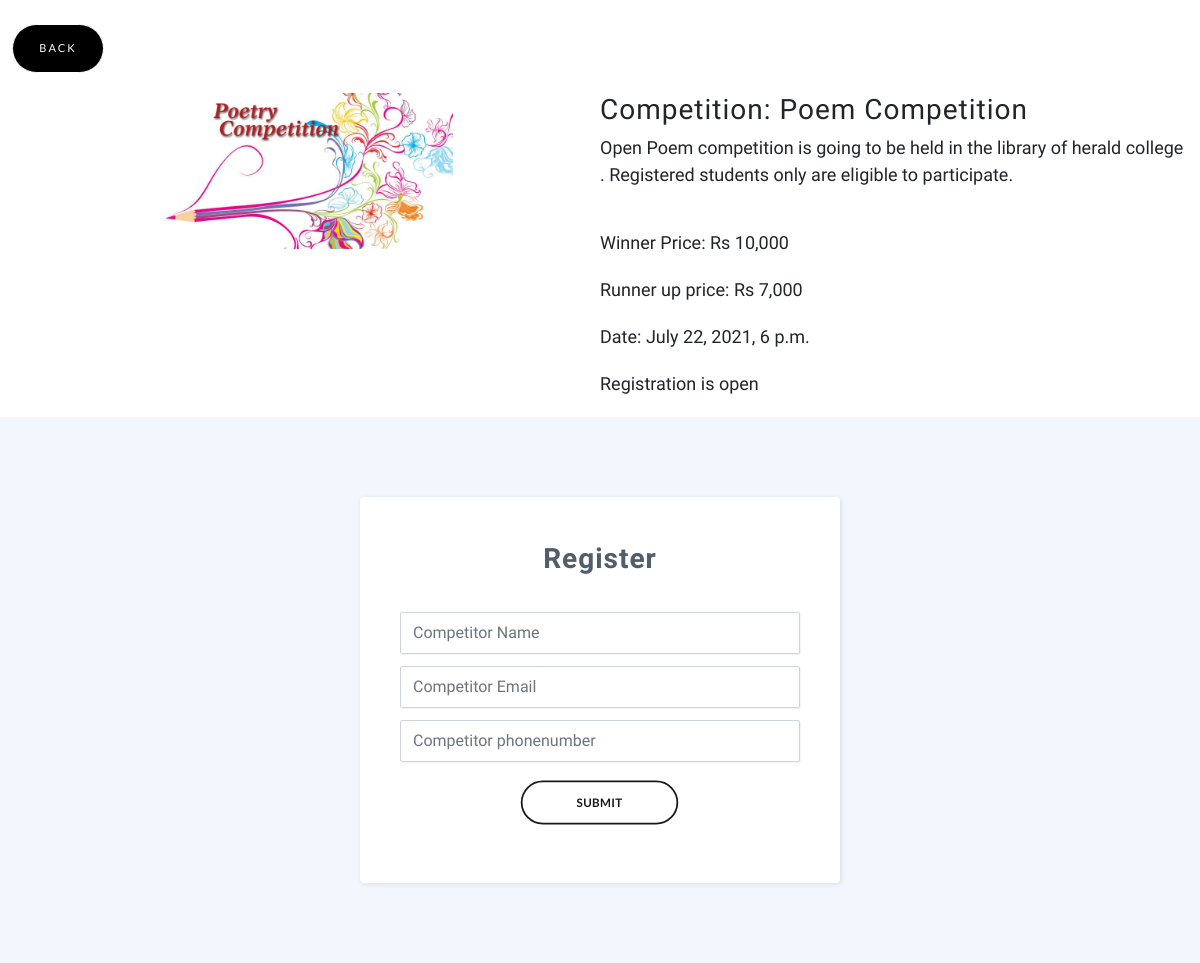
The app's page /competition/1 with its own data.
### event_management/models.py (models this page shows, shortened)
class Competition(models.Model):
    REGISTRATION_STATUS =(
        ('open','open'),
        ('closed','closed'),
        ('notopen','notopen ')
    )
    name = models.CharField(max_length=200)
    competition_date = models.DateTimeField()
    feature_image = models.ImageField(upload_to = "Competitions")
    competition_description = models.TextField()
    winner_price = models.CharField(max_length=100)
    runner_up_price = models.CharField(max_length=100)
    competition_registration_status = models.CharField(max_length=10,choices=REGISTRATION_STATUS,default=REGISTRATION_STATUS[0][0])

### event_management/views.py (the view)
# urls.py: path('competition/<int:competition_id>',views.competition,name="competition"),
def competition(request,competition_id):
    if competition_id:
        competition = Competition.objects.get(id = competition_id)
        if competition:
            form = Competition_Registration()
            return render(request,"event_management/competition.html",{'competition':competition,'form':form})
    return Http404

### event_management/Forms.py
class Competition_Registration(forms.ModelForm):
    class Meta:
        model = Competition_Registration
        fields = [
            'name','email','phonenumber'
        ]
        widgets ={
            'name': forms.TextInput(attrs={
                'placeholder':'Competitor Name',
                'class':'form-control',
                'style':"margin-top: 0px"
            }),
            'email': forms.TextInput(attrs={
               'placeholder':'Competitor Email',
               'class':'form-control',
               'style':"margin-top: 12px"
            }),
            'phonenumber':forms.TextInput(attrs={
                'placeholder':'Competitor phonenumber',
                'class':'form-control',
                'style':"margin-top: 12px"
            })
        }

### templates/event_management/competition.html (shortened to what this page needs)
{% load static %}
<!DOCTYPE html>
<html>
<head>
    <link rel="stylesheet" href="{%static '/assets/bootstrap/css/bootstrap.min.css'%}">
    <link rel="stylesheet" href="https://cdnjs.cloudflare.com/ajax/libs/font-awesome/4.7.0/css/font-awesome.min.css">
    <link rel="stylesheet" href="{%static '/assets/css/Article-List.css'%}">
    <link rel="stylesheet" href="{%static '/assets/css/registration_form.css'%}">
    <link rel="stylesheet" href="{%static '/assets/css/Footer-Basic.css'%}">
</head>
<body>
    <div class="container-fluid" style="padding-top: 24px;">
        <div class="row">
            <div class="col-md-12 d-xl-flex justify-content-xl-start"><a class="btn btn-outline-warning text-end d-flex d-xl-flex justify-content-sm-center justify-content-xl-center align-items-xl-center btn-xl" role="button" href="javascript:history.go(-1)" style="width: 7%;text-align: right;background: #000000;">Back</a></div>
        </div>
        <div class="row g-0" style="margin-top: 20px;">
            <div class="col-md-6 text-center"><img src="{{competition.feature_image.url}}" width="50%" loading="eager"></div>
            <div class="col-md-6">
                <h3 class="name">Competition: {{competition.name}}</h3>
                <p style="width: 100%;">
                    {{competition.competition_description}}
                </p>
                <p style="padding-top: 21px;width: 100%;">
                   Winner Price:  {{competition.winner_price}}
                </p>
                <p style="width: 100%;">
                   Runner up price: {{competition.runner_up_price}}
                </p>
                <div style="text-align: left;width: 100%;">
                    <p>Date: {{competition.competition_date}}</p>
                    <p>Registration is {{competition.competition_registration_status}}</p>
                </div>
            </div>
        </div>
    </div>
    <section class="contact-clean">
{% if registration %}
<h2 class="text-center">Registration Completed </h2>
{%else%}
        {% if competition.competition_registration_status == "open"%}
        <form method="post" action="{{competition.id}}/competition_registration">
            <h2 class="text-center">Register</h2>
            <div class="mb-3">
              {{form.name}}  {{form.email}}  {{form.phonenumber}}
            <div class="d-flex justify-content-sm-center mb-3">
                <button class="btn btn-outline-warning text-end d-sm-flex justify-content-sm-center btn-xl" type="submit" style="padding: 16px 60px;text-align: right;color: rgb(0,0,0);background: #ffffff;border-width: 2px;border-style: solid;transform: scale(0.90);">submit</button></div>
        </form>
        {% elif competition.registration_status == "closed" %}
            <p class="text-center">Registration is closed</p>
            {%else%}
            <p class="text-center">Registration is not yet open</p>
        {%endif%}
{%endif %}
    </section>
</body>
</html>

### static/assets/css/registration_form.css (style rules this page uses)
.contact-clean { background: #f1f7fc; padding: 80px 0; }
.contact-clean form { max-width: 480px; width: 90%; margin: 0 auto; background-color: #ffffff; padding: 40px; border-radius: 4px; color: #505e6c; box-shadow: 1px 1px 5px rgba(0,0,0,0.1); }
.contact-clean h2 { margin-top: 5px; font-weight: bold; font-size: 28px; margin-bottom: 36px; color: inherit; }
.contact-clean form .form-control { background: #fff; border-radius: 2px; box-shadow: 1px 1px 1px rgba(0,0,0,0.05); outline: none; color: inherit; padding-left: 12px; height: 42px; }
.contact-clean form .btn { padding: 16px 32px; border: none; background: none; box-shadow: none; text-shadow: none; opacity: 0.9; text-transform: uppercase; font-weight: bold; font-size: 13px; letter-spacing: 0.4px; line-height: 1; outline: none !important; }

### records on screen
Competition: feature_image (picture), name "Poem Competition", competition_description "Open Poem competition is going to be held in the library of herald college . Registered students only are eligible to participate.", winner_price "Rs 10,000", runner_up_price "Rs 7,000", competition_date "July 22, 2021, 6 p.m.", competition_registration_status "open"
